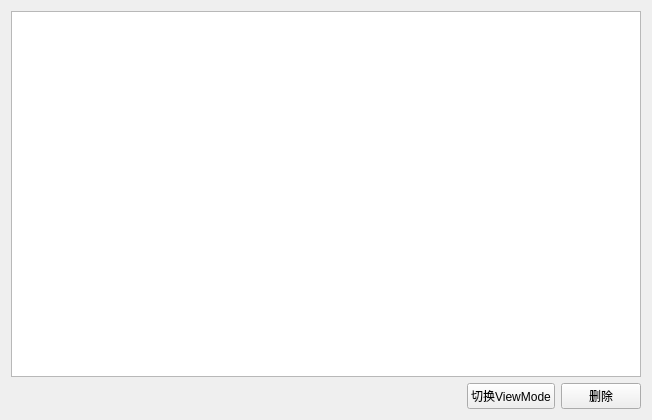
<?xml version="1.0" encoding="UTF-8"?>
<ui version="4.0">
 <class>MyQListWidget</class>
 <widget class="QWidget" name="MyQListWidget">
  <property name="geometry">
   <rect>
    <x>0</x>
    <y>0</y>
    <width>652</width>
    <height>420</height>
   </rect>
  </property>
  <property name="windowTitle">
   <string>MyQListWidget</string>
  </property>
  <layout class="QVBoxLayout" name="verticalLayout">
   <item>
    <widget class="QListWidget" name="mListWidget"/>
   </item>
   <item>
    <layout class="QHBoxLayout" name="horizontalLayout">
     <item>
      <spacer name="horizontalSpacer">
       <property name="orientation">
        <enum>Qt::Horizontal</enum>
       </property>
       <property name="sizeHint" stdset="0">
        <size>
         <width>40</width>
         <height>20</height>
        </size>
       </property>
      </spacer>
     </item>
     <item>
      <widget class="QPushButton" name="btnChangeMode">
       <property name="text">
        <string>切换ViewMode</string>
       </property>
      </widget>
     </item>
     <item>
      <widget class="QPushButton" name="btnDelete">
       <property name="text">
        <string>删除</string>
       </property>
      </widget>
     </item>
    </layout>
   </item>
  </layout>
 </widget>
 <layoutdefault spacing="6" margin="11"/>
 <resources/>
 <connections/>
</ui>
